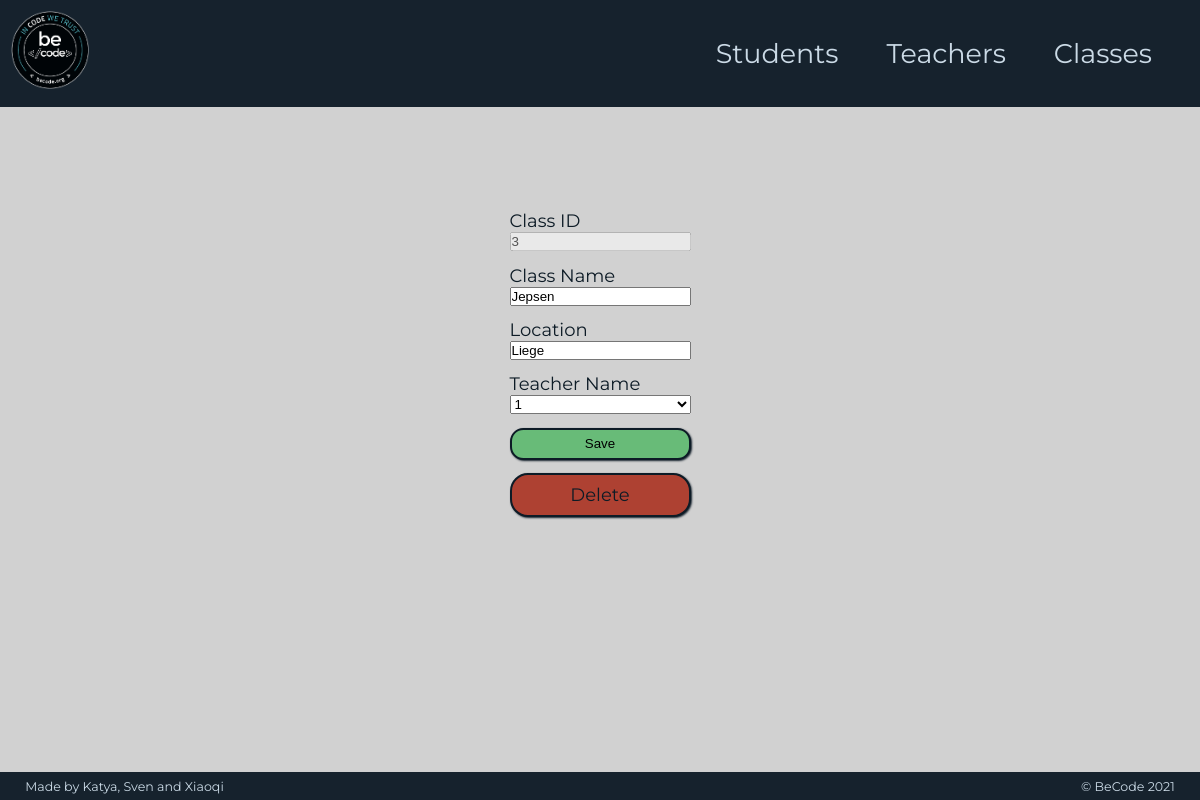
Screenshot of /index.php?page=editClass&id=3 with the database file from the repository.
### tables this page shows
CREATE TABLE Class (
    ID INT UNSIGNED AUTO_INCREMENT PRIMARY KEY,
    Name varchar(255) NOT NULL,
    Location varchar(255) NOT NULL,
    Teacher INT UNSIGNED,
    FOREIGN KEY (Teacher) REFERENCES Teacher(ID) ON DELETE RESTRICT ON UPDATE CASCADE
);

### Model/connection.php (called while the page is built, shortened)
<?php
class Connection extends PDO
{
    public function __construct(){
        $driverOptions = [
            PDO::MYSQL_ATTR_INIT_COMMAND => "SET NAMES 'utf8'",
            PDO::ATTR_ERRMODE => PDO::ERRMODE_EXCEPTION,
            PDO::ATTR_DEFAULT_FETCH_MODE => PDO::FETCH_ASSOC,
        ];
    }
}

### Model/classLoader.php (called while the page is built, shortened)
<?php
class ClassLoader
{
    public static function getClass(PDO $PDO, int $classID)
    {
        $handler = $PDO->query('SELECT * FROM Class WHERE ID = '. $classID);
        $oneClass = $handler->fetchAll();
        $oneClass[0]["TeacherName"] = self::getTeacherName($PDO, $oneClass[0]["Teacher"]);
        return $oneClass;
    }
    public static function getTeacherName(PDO $PDO, int $teacherID)
    {
        $handler = $PDO->query('SELECT Name From Teacher WHERE ID = '. $teacherID);
        $teacherName = $handler->fetchAll();
        return $teacherName[0]["Name"];
    }
}

### View/editClassView.php (the view, shortened to what this page needs)
<?php require 'includes/header.php' ?>
    <section id="classes">
        <div id="editClasses">
            <form method="POST" action="index.php?page=classEdit&id=<?php echo $oneClass[0]["ID"]; ?>">
                <label>Class ID</label>
                <input type="text" name="classId" value="<?php echo $oneClass[0]["ID"] ?>" disabled>
                <label>Class Name</label>
                <input type="text" name="className" value="<?php echo $oneClass[0]["Name"] ?>" placeholder="Enter student's name" required>
                <label>Location</label>
                <input type="text" name="location" value="<?php echo $oneClass[0]["Location"] ?>" placeholder="Enter student's name" required>
                <label>Teacher Name</label>
                <select class="teacherName" id="teacherName" name="teacherName">
                    <option value="1">1</option>
                </select>
                <input type="submit" class="button-Link addBtn" value="Save"></input>
                <a class="button-Link deleteBtn" href="index.php?page=deleteClass&id=<?php echo $oneClass[0]["ID"]; ?>">Delete</a>
            </form>
        </div>
    </section>
<?php require 'includes/footer.php' ?>

### Style/style.css (style rules this page uses)
:root { --bg-color-dark: hsl(207,35%,13%); --bg-color-light: hsl(207, 0%, 82%); --text-color-dark: hsl(207, 50%, 10%); --text-color-light: hsl(207, 35%, 85%); --highlight1: hsl(7,55%,44%); --highlight2: hsl(185,38%,57%); --highlight3: hsl(132,38%,57%); }
* { padding: 0; margin: 0; box-sizing: border-box; }
a { color: inherit; text-decoration: none; }
body { background: var(--bg-color-light); color: var(--text-color-dark); font-family: 'Montserrat', sans-serif; font-size: 22px; }
.button-Link { width: 100%; height: 100%; padding: 0.5em 0.75em; text-align: center; border-radius: 1em; border: 2px solid var(--text-color-dark); box-shadow: 1px 1px 2px var(--bg-color-dark); }
.deleteBtn { background: var(--highlight1); }
.addBtn { background: var(--highlight3); margin-top: 1em; }
form { display: flex; flex-direction: column; margin: 1em; }
input { margin-bottom: 1em ; }
@media (max-width: 1400px) { body { font-size: 20px; } }
@media (max-width: 1250px) { body { font-size: 18px; } }

### rows the page displays
class: classId "3", className "Jepsen", location "Liege"
